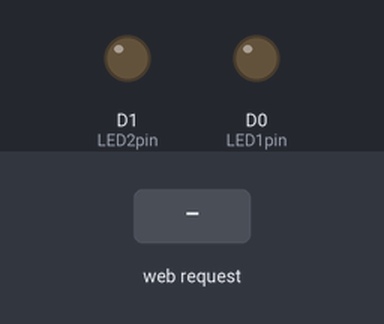
A sketch run on a simulated ESP8266 (NodeMCU). On the bench: output pins drawn as LEDs (lit = HIGH). The test bench sets the inputs (shaded band). WiFi joins after 1.5 s; servers stay silent unless stated; what the sketch prints to the serial monitor is not drawn.

Above: at 3.3 s.
3.4 s: HTTP request GET /led1on received
At 3.9 s:
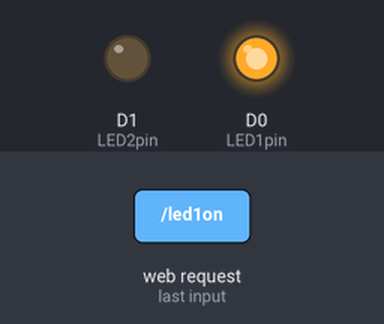
4.9 s: HTTP request GET /led2on received
At 6.1 s:
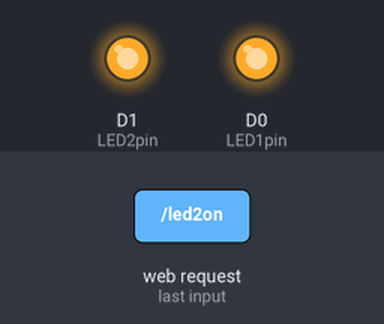
6.4 s: HTTP request GET /led1off received
At 7.4 s:
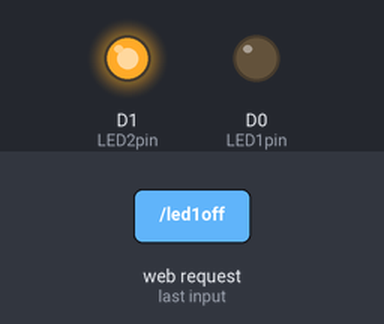
7.9 s: HTTP request GET / received
At 8.6 s:
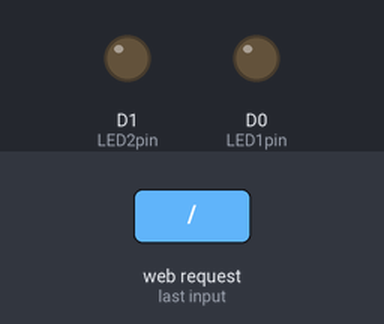
Timing chart, 0 to 10.4 s (numbered marks = the images above; inputs shaded):
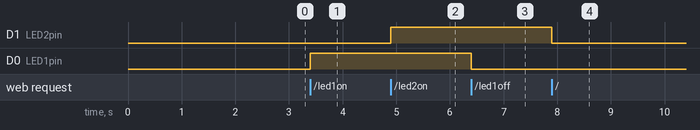

The sketch:

webserver_control.ino
```cpp
// Load Wi-Fi library
#include <ESP8266WiFi.h>
#include <ESP8266WebServer.h>

/* Put any  SSID & Password */
const char* ssid = "arindam's wifi";  // Enter SSID here
const char* password = "ksiolajidebt";  //Enter Password here (min 8 characters)

/* Set  IP Address details */
IPAddress local_ip(192,168,3,1);
IPAddress gateway(192,168,3,1);
IPAddress subnet(255,255,255,0);

// Set webserver port number to 80
ESP8266WebServer server(80);

uint8_t LED1pin = D0;
bool LED1 = LOW;

uint8_t LED2pin = D1;
bool LED2 = LOW;

void setup() {
  Serial.begin(115200);
  pinMode(LED1pin, OUTPUT);
  pinMode(LED2pin, OUTPUT);

  //Connect to your  wi-fi network
WiFi.begin(ssid, password);
delay(100);

//check wi-fi is connected to wi-fi network
while (WiFi.status() != WL_CONNECTED) {
delay(1000);
Serial.print(".");
}

  server.on("/",OnConnect);
  server.on("/led1on",led1on);
  server.on("/led1off",led1off);
  server.on("/led2on",led2on);
  server.on("/led2off",led2off);
  server.onNotFound(NotFound);

  server.begin();
  Serial.println("HTTP server started");
  Serial.println(WiFi.localIP());
}

void loop() {
  server.handleClient();
  if(LED1)
    digitalWrite(LED1pin, HIGH);
  else
    digitalWrite(LED1pin, LOW);

  if(LED2)
    digitalWrite(LED2pin, HIGH);
  else
    digitalWrite(LED2pin, LOW);
}

void update_status(){
  server.send(200, "text/html", SendHTML(LED1,LED2));  // we send HTML page alng with updated LED status.
}

void OnConnect() {
  LED1 = LOW;
  LED2 = LOW;
  update_status();
}

void led1on() {
  LED1 = HIGH;
  update_status();
}

void led1off() {
  LED1 = LOW;
  update_status();
}

void led2on() {
  LED2 = HIGH;
  update_status();
}

void led2off() {
  LED2 = LOW;
  update_status();
}

void NotFound(){
  server.send(404, "text/plain", "Not found");
}

String SendHTML(uint8_t led1stat,uint8_t led2stat){
  String ptr = "<!DOCTYPE html> <html>\n";
  ptr +="<head><meta name=\"viewport\" content=\"width=device-width, initial-scale=1.0, user-scalable=no\">\n";
  ptr +="<title>Device Control</title>\n";
  ptr +="<style>html { font-family: Arial; display: inline-block; margin: 0px auto; text-align: center;}\n";
  ptr +="body{margin-top: 50px;} h1 {color: #343444;margin: 50px auto 30px;} h3 {color: #434444;margin-bottom: 50px;}\n";
  ptr +=".button {display: block;width: 100px;background-color: #1abc9c;border:none;color: white;padding: 13px 30px;text-decoration: none;font-size: 25px;margin: 0px auto 35px;cursor: pointer;border-radius: 50%;}\n";
  ptr +=".button-on {background-color: #ff9900;}\n";
  ptr +=".button-on:active {background-color: #996633;}\n";
  ptr +=".button-off {background-color: #003399;}\n";
  ptr +=".button-off:active {background-color: #003366;}\n";
  ptr +="p {font-size: 14px;color: #888;margin-bottom: 10px;}\n";
  ptr +="</style>\n";
  ptr +="</head>\n";
  ptr +="<body>\n";
  ptr +="<h1>ESP8266 based Arduino Web Server</h1>\n";

  if(led1stat)
     ptr +="<p>Device1 Status: ON</p><a class=\"button button-off\" href=\"/led1off\">OFF</a>\n";
 else
     ptr +="<p>Device2 Status: OFF</p><a class=\"button button-on\" href=\"/led1on\">ON</a>\n";

 if(led2stat)
     ptr +="<p>LED2 Status: ON</p><a class=\"button button-off\" href=\"/led2off\">OFF</a>\n";
 else
     ptr +="<p>LED2 Status: OFF</p><a class=\"button button-on\" href=\"/led2on\">ON</a>\n";

  ptr +="</body>\n";
  ptr +="</html>\n";
  return ptr;
}
```

Measured:
- after the input at 3.4 s, D0 (LED1pin): LOW → HIGH at once
- after the input at 4.9 s, D1 (LED2pin): LOW → HIGH at once
- after the input at 6.4 s, D0 (LED1pin): HIGH → LOW at once
- after the input at 7.9 s, D1 (LED2pin): HIGH → LOW at once
